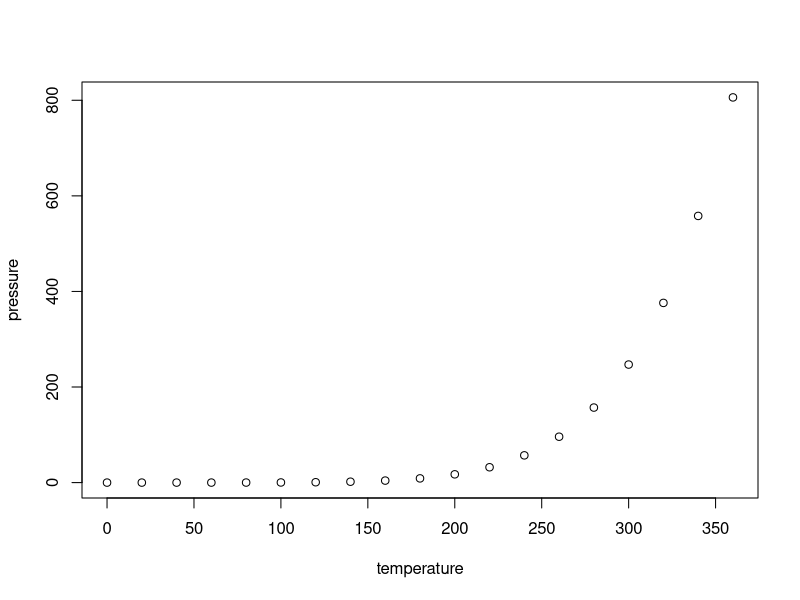
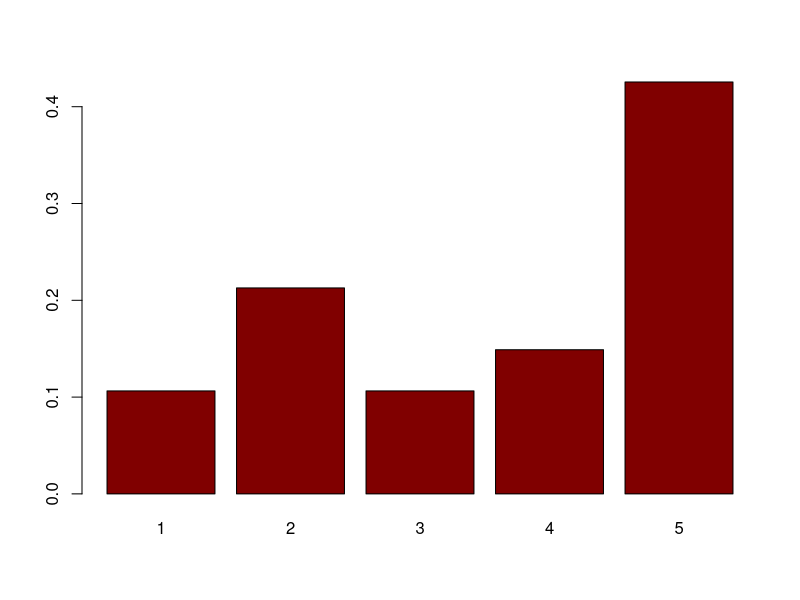

The R source for these figures, in order:
## ---- chunk 1
knitr::opts_chunk$set(echo = TRUE)
## ---- chunk 2
summary(cars)
## ---- chunk 3
plot(pressure)
## ---- chunk 4
a = 1
b = 2
c = a + b
print(c)
## ---- chunk 5
v1 = c(.01, .02, .03, .1, .1)
v2 = c(.05, .1, .05, .07, .2)
v3 = c(.1, .05, .03, .05, .04)

pxy = matrix(0, nrow=3, ncol=5)
pxy[1,] = v1
pxy[2,] = v2
pxy[3,] = v3

print(pxy)
## ---- chunk 6
px = rep(0, 5)  # zero vector of size 5
for (i in 1:5) {
  px[i] = sum(pxy[,i])
}
## ---- chunk 7
py_x <- pxy

for (i in 1:5) {
  py_x[,i] = pxy[,i] / px[i]
}
print(py_x)
## ---- chunk 8
for (i in 1:5) {
  s = sum(py_x[,i])
  print(paste(i, "sum = ", s))
}
## ---- chunk 9
meas = 2  # Y=y_2

py2_x = py_x[2,]       # likelihood

py2_x_px = py2_x * px  # likelihood * prior

Z = sum(py2_x_px)      # normlization constant

px_y2 = py2_x_px / Z   # normalize to obtain a probability mass function

for (i in 1:5) {
  print(paste("P(X_", i, "|Y=y2) = ", px_y2[i]))
}
print(sum(px_y2))
## ---- chunk 10
print(px_y2)
## ---- chunk 11
barplot(px_y2, names=1:5, col='#800000')
